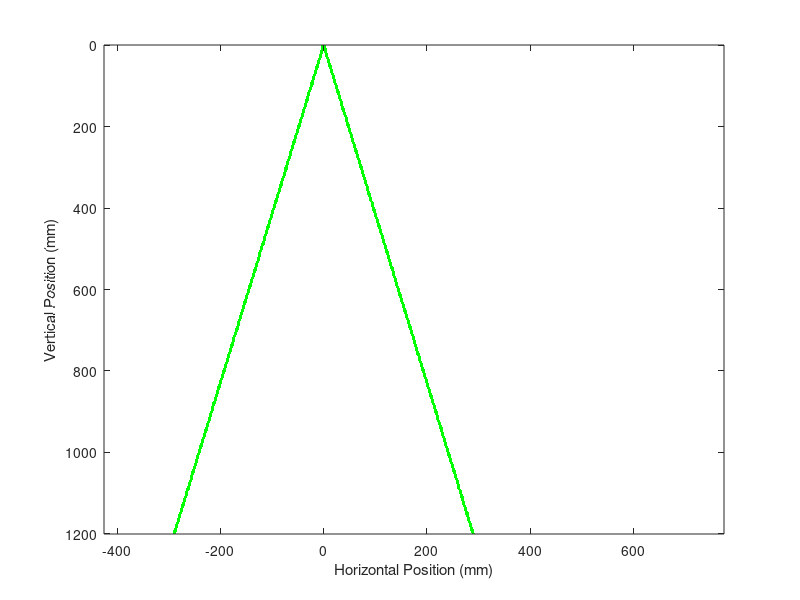

Source code (MATLAB): (Note: this script raises an error after producing the figure.)
clear
close all

% Initial plot of single radial gaussian distribution
% I0 = 1; % normalized units
% bw = 4; % mm
% r = linspace(-2*bw,2*bw,200);
% I = I0 * exp((-2*r.^2) / bw^2);
% 
% figure
% plot(r, I, LineWidth=2)
% xlabel("Radial distance")
% ylabel("Intensity")
% set(gca, FontSize=14)

% Plot heatmap for energy intensity in FOV
clear

I0 = 1; % normalized units
bw = 3.427; % mm, reported as 1/4 inch (6.35 mm) but effective diameter 86.5% listed in test at 3.4 mm
L = 500; % mm, vertical length of FOV
W = 350; % mm, horizontal width of FOV
wt_dim = 1200; % mm, wind tunnel is 1.2 x 1.2 m
d = (wt_dim - L) / 2; % mm, vertical distance from focal point of cylindrical
                    % lens to top of FOV
% z = linspace(d,d+L,200);
hor_num = 1000;
vert_num = 1000;
t = 2; % thickness of laser beam edge on plot (not physical)
% fl = 3.91; % mm, a concave lens so this number is actually negative
bfl = 7.1; % mm
% bfl = 7.1; % mm
% back focal length (mechanical) different from effective focal length
% (optical), "A mechanical measurement given as the distance between the
% last surface of an optical lens to its image plane."
P = 10; % W, roughly
FOV_pos = [-W/2 d + bfl W L];
wind_tunnel_pos = [-wt_dim/2 + W/2 bfl wt_dim wt_dim];

z = linspace(0,wt_dim,vert_num);

theta = atan(bw / (2 * bfl));
int_grid = zeros(hor_num,length(z));
laser_grid = zeros(hor_num,length(z));
for i = 1:length(z)
    cur_w = 2 * z(i) * tan(theta);
    % r = linspace(-W/2,W/2,200);
    r = linspace(-wt_dim/2  + W/2, wt_dim/2 + W/2,hor_num);
    % I0 = (2 * P) / (pi * (cur_w / 10)^2); % only true for cone
    A = pi * (bw / 10) * ((cur_w / 2) / 10);
    I0 = P / A;
    I = I0 * exp((-2*r.^2) / cur_w^2);

    % Store as a column
    int_grid(i,:) = I(:);

    if (z(i) < bfl)
        [M, ind_left] = min(abs(r + bw/2));
        [M, ind_right] = min(abs(r - bw/2));
    else
        [M, ind_left] = min(abs(r + cur_w/2));
        [M, ind_right] = min(abs(r - cur_w/2));
    end

    try
    laser_grid(i, ind_left-t:ind_left+t) = 1;
    laser_grid(i, ind_right-t:ind_right+t) = 1;
    catch
    laser_grid(i, ind_left) = 1;
    laser_grid(i, ind_right) = 1;
    end

    % if (mod(i,50) == 0)
    %     figure
    %     plot(r, I, LineWidth=2)
    %     xlabel("Radial distance")
    %     ylabel("Intensity")
    %     set(gca, FontSize=14)
    % end
end

figure
imagesc(r, z, laser_grid)
n = 256;  % number of steps
cmap = [linspace(1,0,n)', linspace(1,1,n)', linspace(1,0,n)'];  
colormap(cmap);
xlabel('Horizontal Position (mm)')
ylabel('Vertical Position (mm)')
set(gca, FontSize=14)
set(gca,'YDir','reverse')
xlim([-wt_dim/2 + W/2 wt_dim/2 + W/2])
ylim([0 wt_dim])
% xlim([-4 4])
% ylim([0 8])
% xlim([-4 4])
% ylim([-8 8])
title('Border of Laser Beam')

% FOV rectangle
rectangle('Position', FOV_pos, 'EdgeColor', 'k', 'LineWidth', 2)

% Wind tunnel rectangle
rectangle('Position', wind_tunnel_pos, 'EdgeColor', 'k', 'LineWidth', 1)

% --------------------------------------------------------------

figure
hold on
imagesc(r, z, int_grid)
cb = colorbar;
clim([0 0.5])
datacursormode on

% FOV rectangle
rectangle('Position', FOV_pos, 'EdgeColor', 'k', 'LineWidth', 2)

% Wind tunnel rectangle
rectangle('Position', wind_tunnel_pos, 'EdgeColor', 'k', 'LineWidth', 1)

ylabel(cb,'W / cm^2','FontSize',16,'Rotation',270)
xlabel('Horizontal Position (mm)')
ylabel('Vertical Position (mm)')
set(gca, FontSize=14)
set(gca,'YDir','reverse')
xlim([-wt_dim/2 + W/2 wt_dim/2 + W/2])
ylim([0 wt_dim])
title('Light Intensity in Wind Tunnel')

disp("Back focal length: " + bfl + " mm")

mean_intensity = mean(int_grid(z > d+bfl & z < (d+bfl+L),r > -W/2 & r < W/2),"all");
disp("The average intensity in the FOV is: " + round(mean_intensity,3) + " W/cm^2")

min_intensity = min(int_grid(z > d+bfl & z < (d+bfl+L),r > -W/2 & r < W/2),[],"all");
disp("The minimum intensity in the FOV is: " + round(min_intensity,3) + " W/cm^2")

% --------------------------------------------------------------

figure
hold on
imagesc(r(r > -W/2 & r < W/2), z(z > d+bfl & z < (d+bfl+L)), int_grid(z > d+bfl & z < (d+bfl+L),r > -W/2 & r < W/2))
cb = colorbar;
clim([0 0.5])
datacursormode on

% FOV rectangle
rectangle('Position', FOV_pos, 'EdgeColor', 'k', 'LineWidth', 2)

ylabel(cb,'W / cm^2','FontSize',16,'Rotation',270)
xlabel('Horizontal Position (mm)')
ylabel('Vertical Position (mm)')
set(gca, FontSize=14)
set(gca,'YDir','reverse')
xlim([-W/2 W/2])
ylim([d+bfl d+bfl+L])
title('Light Intensity in Field of View')
